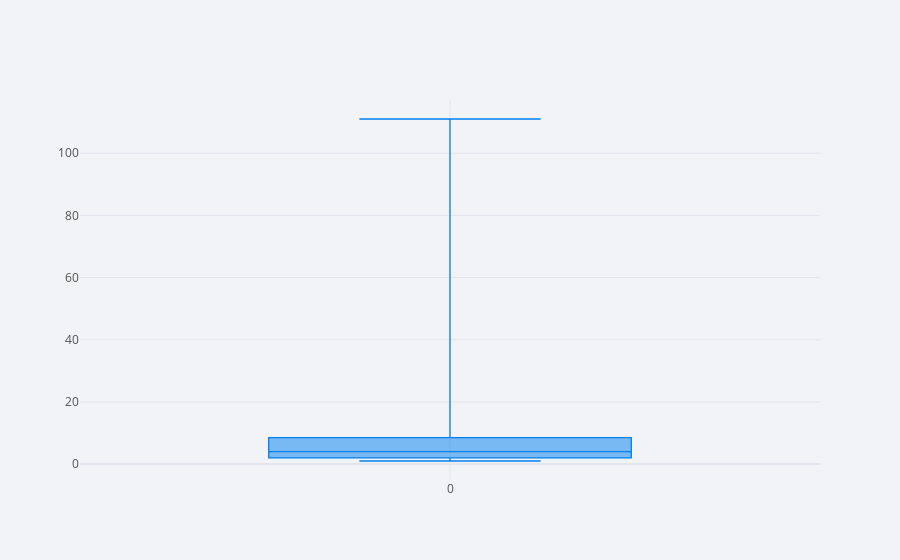

The notebook cell this image was saved under:
### Code cell
df2.iplot(kind='box')

### Figure 1 — Plotly figure (JSON) as saved in the notebook; plotly's stock layout.template omitted (floating-point values rounded to 4 significant figures)
{"data": [{"boxpoints": false, "line": {"width": 1.3}, "marker": {"color": "rgba(0, 128, 240, 1.0)"}, "name": "0", "orientation": "v", "type": "box", "y": [1, 2, 1, 2, 4, 5, 8, 10, 11, 2, 1, 3, 4, 5, 2, 110, 111]}], "layout": {"legend": {"bgcolor": "#F2F3F7", "font": {"color": "#505050"}}, "paper_bgcolor": "#F2F3F7", "plot_bgcolor": "#F2F3F7", "title": {"font": {"color": "#484848"}}, "xaxis": {"gridcolor": "#E1E5ED", "showgrid": true, "tickfont": {"color": "#505050"}, "title": {"font": {"color": "#505050"}, "text": ""}, "zerolinecolor": "#E1E5ED"}, "yaxis": {"gridcolor": "#E1E5ED", "showgrid": true, "tickfont": {"color": "#505050"}, "title": {"font": {"color": "#505050"}, "text": ""}, "zerolinecolor": "#E1E5ED"}}}
